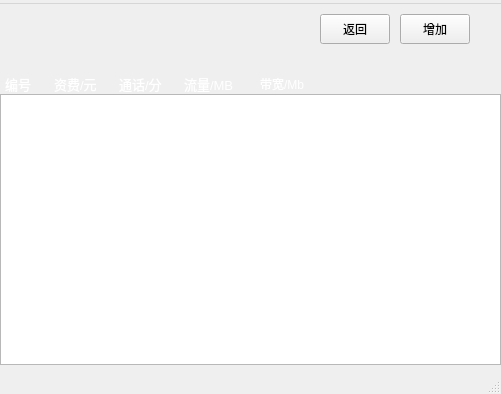
<?xml version="1.0" encoding="UTF-8"?>
<ui version="4.0">
 <class>admin_plan</class>
 <widget class="QMainWindow" name="admin_plan">
  <property name="geometry">
   <rect>
    <x>0</x>
    <y>0</y>
    <width>501</width>
    <height>394</height>
   </rect>
  </property>
  <property name="windowTitle">
   <string>管理优惠套餐</string>
  </property>
  <widget class="QWidget" name="centralwidget">
   <widget class="QLabel" name="logo">
    <property name="geometry">
     <rect>
      <x>0</x>
      <y>0</y>
      <width>101</width>
      <height>51</height>
     </rect>
    </property>
    <property name="styleSheet">
     <string notr="true">border-image: url(:/logo.jpg);</string>
    </property>
    <property name="text">
     <string/>
    </property>
   </widget>
   <widget class="QPushButton" name="pushButton_back">
    <property name="geometry">
     <rect>
      <x>320</x>
      <y>10</y>
      <width>70</width>
      <height>30</height>
     </rect>
    </property>
    <property name="text">
     <string>返回</string>
    </property>
   </widget>
   <widget class="QLabel" name="label">
    <property name="geometry">
     <rect>
      <x>5</x>
      <y>70</y>
      <width>40</width>
      <height>20</height>
     </rect>
    </property>
    <property name="font">
     <font>
      <pointsize>10</pointsize>
     </font>
    </property>
    <property name="styleSheet">
     <string notr="true">
color: rgb(255, 255, 255);</string>
    </property>
    <property name="text">
     <string>编号</string>
    </property>
   </widget>
   <widget class="QLabel" name="label_3">
    <property name="geometry">
     <rect>
      <x>54</x>
      <y>70</y>
      <width>51</width>
      <height>20</height>
     </rect>
    </property>
    <property name="font">
     <font>
      <pointsize>10</pointsize>
     </font>
    </property>
    <property name="styleSheet">
     <string notr="true">color: rgb(255, 255, 255);</string>
    </property>
    <property name="text">
     <string>资费/元</string>
    </property>
   </widget>
   <widget class="QLabel" name="label_4">
    <property name="geometry">
     <rect>
      <x>119</x>
      <y>70</y>
      <width>61</width>
      <height>20</height>
     </rect>
    </property>
    <property name="font">
     <font>
      <pointsize>10</pointsize>
     </font>
    </property>
    <property name="styleSheet">
     <string notr="true">color: rgb(255, 255, 255);</string>
    </property>
    <property name="text">
     <string>通话/分</string>
    </property>
   </widget>
   <widget class="QLabel" name="label_5">
    <property name="geometry">
     <rect>
      <x>184</x>
      <y>70</y>
      <width>51</width>
      <height>20</height>
     </rect>
    </property>
    <property name="font">
     <font>
      <pointsize>10</pointsize>
     </font>
    </property>
    <property name="styleSheet">
     <string notr="true">color: rgb(255, 255, 255);</string>
    </property>
    <property name="text">
     <string>流量/MB</string>
    </property>
   </widget>
   <widget class="QPushButton" name="pushButton_add">
    <property name="geometry">
     <rect>
      <x>400</x>
      <y>10</y>
      <width>70</width>
      <height>30</height>
     </rect>
    </property>
    <property name="text">
     <string>增加</string>
    </property>
   </widget>
   <widget class="QListWidget" name="listWidget">
    <property name="geometry">
     <rect>
      <x>0</x>
      <y>90</y>
      <width>501</width>
      <height>271</height>
     </rect>
    </property>
   </widget>
   <widget class="QLabel" name="label_6">
    <property name="geometry">
     <rect>
      <x>440</x>
      <y>340</y>
      <width>51</width>
      <height>21</height>
     </rect>
    </property>
    <property name="font">
     <font>
      <pointsize>10</pointsize>
     </font>
    </property>
    <property name="styleSheet">
     <string notr="true">color: rgb(255, 255, 255);</string>
    </property>
    <property name="text">
     <string>宽带</string>
    </property>
   </widget>
   <widget class="QLabel" name="label_2">
    <property name="geometry">
     <rect>
      <x>260</x>
      <y>70</y>
      <width>50</width>
      <height>20</height>
     </rect>
    </property>
    <property name="styleSheet">
     <string notr="true">color: rgb(255, 255, 255);</string>
    </property>
    <property name="text">
     <string>带宽/Mb</string>
    </property>
   </widget>
  </widget>
  <widget class="QMenuBar" name="menubar">
   <property name="geometry">
    <rect>
     <x>0</x>
     <y>0</y>
     <width>501</width>
     <height>17</height>
    </rect>
   </property>
   <widget class="QMenu" name="menu">
    <property name="title">
     <string/>
    </property>
   </widget>
   <addaction name="menu"/>
  </widget>
  <widget class="QStatusBar" name="statusbar"/>
 </widget>
 <resources/>
 <connections/>
</ui>
